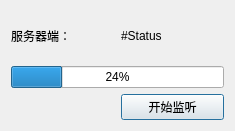
<?xml version="1.0" encoding="UTF-8"?>
<ui version="4.0">
 <class>ServerTransform</class>
 <widget class="QDialog" name="ServerTransform">
  <property name="geometry">
   <rect>
    <x>0</x>
    <y>0</y>
    <width>235</width>
    <height>131</height>
   </rect>
  </property>
  <property name="windowTitle">
   <string>ServerTransform</string>
  </property>
  <layout class="QGridLayout" name="gridLayout">
   <item row="0" column="0">
    <widget class="QLabel" name="label">
     <property name="text">
      <string>服务器端：</string>
     </property>
    </widget>
   </item>
   <item row="0" column="1">
    <widget class="QLabel" name="label_Status">
     <property name="text">
      <string>#Status</string>
     </property>
    </widget>
   </item>
   <item row="2" column="1">
    <widget class="QPushButton" name="pushButton">
     <property name="text">
      <string>开始监听</string>
     </property>
    </widget>
   </item>
   <item row="1" column="0" colspan="2">
    <widget class="QProgressBar" name="progressBar">
     <property name="value">
      <number>24</number>
     </property>
    </widget>
   </item>
  </layout>
 </widget>
 <layoutdefault spacing="6" margin="11"/>
 <resources/>
 <connections/>
</ui>
